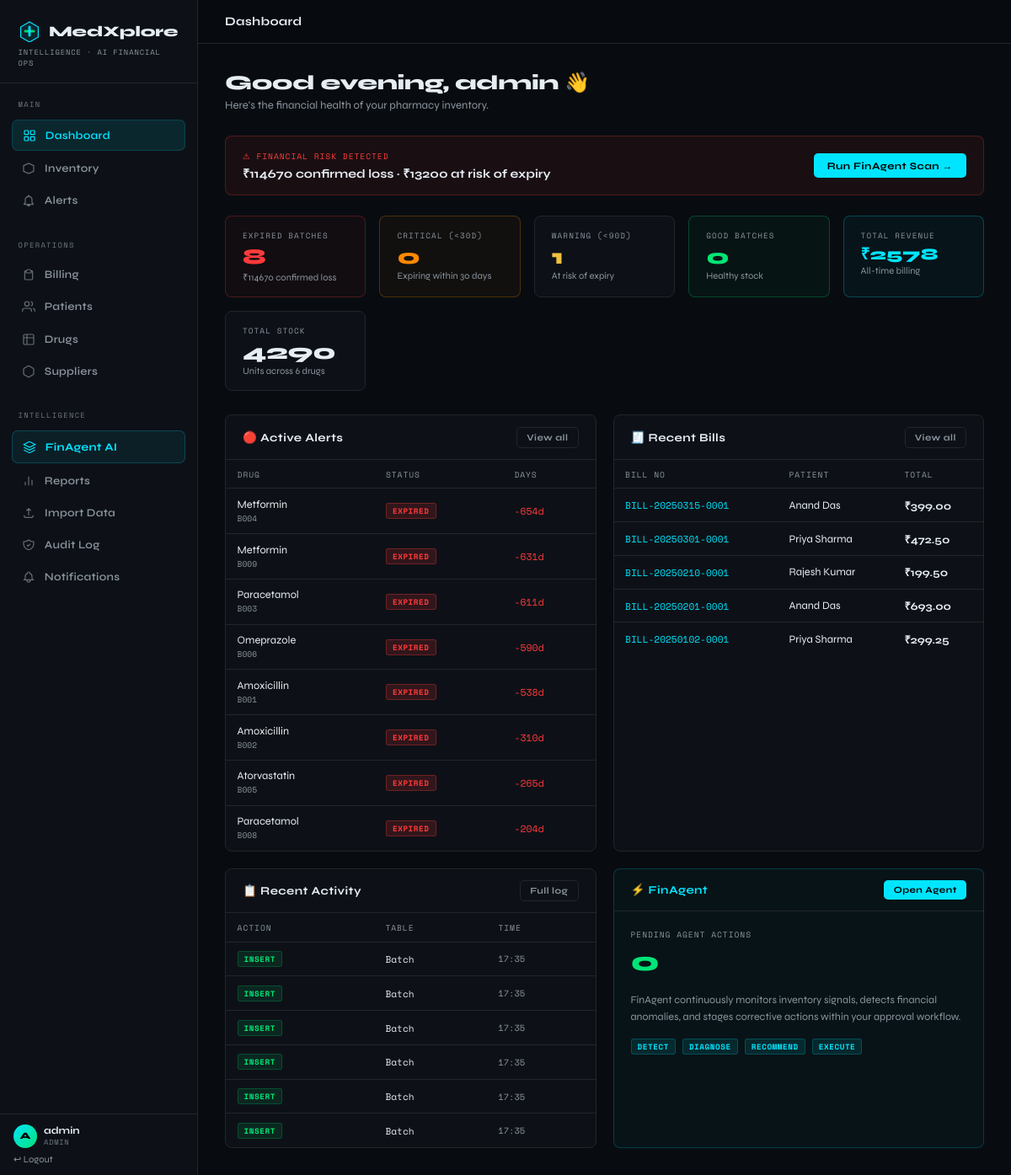
The page /dashboard (signed in) on the database its author committed.
### tables this page shows
CREATE TABLE Batch (
    batch_id TEXT PRIMARY KEY, drug_id INTEGER NOT NULL,
    supplier_id INTEGER, mfg_date TEXT NOT NULL DEFAULT (date('now','-1 year')),
    exp_date TEXT NOT NULL, quantity INTEGER NOT NULL CHECK(quantity >= 0),
    location TEXT DEFAULT 'Main Store',
    FOREIGN KEY (drug_id) REFERENCES Drug(drug_id) ON DELETE CASCADE,
    FOREIGN KEY (supplier_id) REFERENCES Supplier(supplier_id) ON DELETE SET NULL
);

CREATE TABLE Drug (
    drug_id INTEGER PRIMARY KEY AUTOINCREMENT,
    name TEXT NOT NULL, category TEXT NOT NULL DEFAULT 'General',
    manufacturer TEXT NOT NULL DEFAULT 'Unknown', price REAL NOT NULL DEFAULT 0.0,
    med_id INTEGER, FOREIGN KEY (med_id) REFERENCES MedicineCatalog(med_id)
);

CREATE TABLE Bill (
    bill_id INTEGER PRIMARY KEY AUTOINCREMENT,
    bill_number TEXT NOT NULL UNIQUE, patient_id TEXT,
    billed_by TEXT NOT NULL, bill_date TEXT DEFAULT (datetime('now')),
    subtotal REAL NOT NULL DEFAULT 0, discount REAL NOT NULL DEFAULT 0,
    gst_pct REAL NOT NULL DEFAULT 0, gst_amount REAL NOT NULL DEFAULT 0,
    total REAL NOT NULL DEFAULT 0, payment_method TEXT DEFAULT 'Cash', notes TEXT,
    FOREIGN KEY (patient_id) REFERENCES Patient(patient_id) ON DELETE SET NULL
);

CREATE TABLE AuditLog (
    log_id INTEGER PRIMARY KEY AUTOINCREMENT,
    action TEXT NOT NULL, table_name TEXT NOT NULL,
    record_id TEXT NOT NULL, details TEXT,
    done_by TEXT DEFAULT 'system',
    timestamp TEXT DEFAULT (datetime('now'))
);

### app.py (the view)
@app.route("/dashboard")
@login_required
def dashboard():
    stats       = get_stats()
    alerts      = query("SELECT * FROM vw_Inventory WHERE status IN ('expired','critical','warning') ORDER BY days_left ASC LIMIT 8")
    recent_audit= query("SELECT * FROM AuditLog ORDER BY timestamp DESC LIMIT 6")
    recent_bills= query("SELECT * FROM vw_BillSummary ORDER BY bill_date DESC LIMIT 5")
    return render_template("dashboard.html", stats=stats, alerts=alerts,
                           recent_audit=recent_audit, recent_bills=recent_bills,
                           role=session["user"]["role"])

### app.py (called while the page is built)
def get_db():
    if "db" not in g:
        g.db = sqlite3.connect(DB_PATH)
        g.db.row_factory = sqlite3.Row
        g.db.execute("PRAGMA foreign_keys = ON")
    return g.db

def query(sql, args=(), one=False):
    cur = get_db().execute(sql, args)
    rv  = cur.fetchall()
    return (rv[0] if rv else None) if one else rv

def login_required(f):
    from functools import wraps
    @wraps(f)
    def d(*a, **kw):
        if "user" not in session: return redirect(url_for("login"))
        return f(*a, **kw)
    return d

@app.context_processor
def inject_globals():
    stats = None
    try:
        if "user" in session:
            stats = get_stats()
    except Exception:
        pass
    return {"now": datetime.now(), "stats": stats}

### templates/dashboard.html (shortened to what this page needs)
{% extends "base.html" %}
{% block topbar_title %}Dashboard{% endblock %}
{% block content %}
<div class="page-header">
  <h1>Good {{ 'morning' if now.hour < 12 else 'afternoon' if now.hour < 17 else 'evening' }}, {{ session.user.username }} 👋</h1>
  <p>Here's the financial health of your pharmacy inventory.</p>
</div>
{% set inr = stats.expired_loss + stats.expiring_risk %}
{% if inr > 0 %}
<div style="background:rgba(255,59,59,.07);border:1px solid rgba(255,59,59,.25);border-radius:8px;padding:1rem 1.25rem;margin-bottom:1.5rem;display:flex;align-items:center;justify-content:space-between;flex-wrap:wrap;gap:.75rem">
  <div>
    <div style="font-family:var(--font-mono);font-size:.6rem;letter-spacing:.1em;color:var(--red);text-transform:uppercase;margin-bottom:.25rem">⚠ Financial Risk Detected</div>
    <div style="font-size:.9rem;font-weight:700">₹{{ "%.0f"|format(stats.expired_loss) }} confirmed loss · ₹{{ "%.0f"|format(stats.expiring_risk) }} at risk of expiry</div>
  </div>
  <a href="{{ url_for('agent') }}" class="btn btn-primary">Run FinAgent Scan →</a>
</div>
{% endif %}
<div class="stat-grid">
  <div class="stat stat-danger">
    <div class="stat-label">Expired Batches</div>
    <div class="stat-val" style="color:var(--red)">{{ stats.expired }}</div>
    <div class="stat-sub">₹{{ "%.0f"|format(stats.expired_loss) }} confirmed loss</div>
  </div>
  <div class="stat stat-warn">
    <div class="stat-label">Critical (&lt;30d)</div>
    <div class="stat-val" style="color:var(--orange)">{{ stats.critical }}</div>
    <div class="stat-sub">Expiring within 30 days</div>
  </div>
  <div class="stat">
    <div class="stat-label">Warning (&lt;90d)</div>
    <div class="stat-val" style="color:var(--yellow)">{{ stats.warning }}</div>
    <div class="stat-sub">At risk of expiry</div>
  </div>
  <div class="stat stat-green">
    <div class="stat-label">Good Batches</div>
    <div class="stat-val" style="color:var(--green)">{{ stats.good }}</div>
    <div class="stat-sub">Healthy stock</div>
  </div>
  <div class="stat stat-accent">
    <div class="stat-label">Total Revenue</div>
    <div class="stat-val" style="color:var(--accent);font-size:1.2rem">₹{{ "%.0f"|format(stats.revenue) }}</div>
    <div class="stat-sub">All-time billing</div>
  </div>
  <div class="stat">
    <div class="stat-label">Total Stock</div>
    <div class="stat-val">{{ stats.total_qty }}</div>
    <div class="stat-sub">Units across {{ stats.drugs }} drugs</div>
  </div>
</div>
<div style="display:grid;grid-template-columns:1fr 1fr;gap:1.25rem;margin-bottom:1.25rem">
  <div class="card">
    <div class="card-header">
      <h3>🔴 Active Alerts</h3>
      <a href="{{ url_for('alerts') }}" class="btn btn-ghost btn-sm">View all</a>
    </div>
    <div class="card-body" style="padding:0">
      {% if alerts %}
      <table>
        <thead><tr><th>Drug</th><th>Status</th><th>Days</th></tr></thead>
        <tbody>
        {% for r in alerts %}
        <tr>
          <td>{{ r.drug_name }}<br><small style="color:var(--muted);font-family:var(--font-mono);font-size:.6rem">{{ r.batch_id }}</small></td>
          <td><span class="badge badge-{{ r.status }}">{{ r.status }}</span></td>
          <td style="font-family:var(--font-mono);font-size:.72rem;color:{% if r.days_left < 0 %}var(--red){% elif r.days_left < 30 %}var(--orange){% else %}var(--yellow){% endif %}">
            {{ r.days_left }}d
          </td>
        </tr>
        {% endfor %}
        </tbody>
      </table>
      {% else %}<div class="empty-msg">No active alerts</div>{% endif %}
    </div>
  </div>
  <div class="card">
    <div class="card-header">
      <h3>🧾 Recent Bills</h3>
      <a href="{{ url_for('bills') }}" class="btn btn-ghost btn-sm">View all</a>
    </div>
    <div class="card-body" style="padding:0">
      {% if recent_bills %}
      <table>
        <thead><tr><th>Bill No</th><th>Patient</th><th>Total</th></tr></thead>
        <tbody>
        {% for b in recent_bills %}
        <tr>
          <td><a href="{{ url_for('bill_detail', bill_id=b.bill_id) }}" style="color:var(--accent);text-decoration:none;font-family:var(--font-mono);font-size:.7rem">{{ b.bill_number }}</a></td>
          <td>{{ b.patient_name }}</td>
          <td style="font-weight:700">₹{{ "%.2f"|format(b.total) }}</td>
        </tr>
        {% endfor %}
        </tbody>
      </table>
      {% else %}<div class="empty-msg">No bills yet</div>{% endif %}
    </div>
  </div>
</div>
<div style="display:grid;grid-template-columns:1fr 1fr;gap:1.25rem">
  <div class="card">
    <div class="card-header">
      <h3>📋 Recent Activity</h3>
      <a href="{{ url_for('audit') }}" class="btn btn-ghost btn-sm">Full log</a>
    </div>
    <div class="card-body" style="padding:0">
      <table>
        <thead><tr><th>Action</th><th>Table</th><th>Time</th></tr></thead>
        <tbody>
        {% for log in recent_audit %}
        <tr>
          <td><span class="badge {% if log.action=='INSERT' %}badge-good{% elif log.action=='DELETE' %}badge-expired{% elif 'AGENT' in log.action %}badge-info{% else %}badge-warning{% endif %}">{{ log.action }}</span></td>
          <td style="font-family:var(--font-mono);font-size:.7rem">{{ log.table_name }}</td>
          <td style="font-family:var(--font-mono);font-size:.65rem;color:var(--muted)">{{ log.timestamp[11:16] }}</td>
        </tr>
        {% endfor %}
        </tbody>
      </table>
    </div>
  </div>
  <div class="card" style="border-color:rgba(0,229,255,.2);background:rgba(0,229,255,.03)">
    <div class="card-header">
      <h3 style="color:var(--accent)">⚡ FinAgent</h3>
      <a href="{{ url_for('agent') }}" class="btn btn-primary btn-sm">Open Agent</a>
    </div>
    <div class="card-body">
      <div style="margin-bottom:1rem">
        <div style="font-family:var(--font-mono);font-size:.6rem;color:var(--muted);text-transform:uppercase;letter-spacing:.1em;margin-bottom:.35rem">Pending Agent Actions</div>
        <div style="font-size:2rem;font-weight:800;color:{% if stats.pending_actions > 0 %}var(--orange){% else %}var(--green){% endif %}">{{ stats.pending_actions }}</div>
      </div>
      <p style="font-size:.78rem;color:var(--muted);line-height:1.6">FinAgent continuously monitors inventory signals, detects financial anomalies, and stages corrective actions within your approval workflow.</p>
      <div style="margin-top:1rem;display:flex;gap:.5rem;flex-wrap:wrap">
        <span class="badge badge-info">Detect</span>
        <span class="badge badge-info">Diagnose</span>
        <span class="badge badge-info">Recommend</span>
        <span class="badge badge-info">Execute</span>
      </div>
    </div>
  </div>
</div>
{% endblock %}

### templates/base.html (shortened to what this page needs)
<!DOCTYPE html>
<html lang="en">
<head>
</head>
<body>
<aside class="sidebar">
  <div class="sidebar-brand">
    <div class="brand-logo">
      <span class="brand-name">MedXplore</span>
    </div>
    <div class="brand-tag">Intelligence · AI Financial Ops</div>
  </div>
  <nav class="sidebar-nav">
    <div class="nav-section">
      <div class="nav-section-label">Main</div>
      <a href="{{ url_for('dashboard') }}" class="nav-item {% if request.endpoint=='dashboard' %}active{% endif %}">
        <svg fill="none" viewBox="0 0 24 24" stroke="currentColor" stroke-width="1.8"><rect x="3" y="3" width="7" height="7" rx="1"/><rect x="14" y="3" width="7" height="7" rx="1"/><rect x="3" y="14" width="7" height="7" rx="1"/><rect x="14" y="14" width="7" height="7" rx="1"/></svg>
        Dashboard
      </a>
      <a href="{{ url_for('inventory') }}" class="nav-item {% if request.endpoint=='inventory' %}active{% endif %}">
        <svg fill="none" viewBox="0 0 24 24" stroke="currentColor" stroke-width="1.8"><path d="M3 7l9-4 9 4v10l-9 4-9-4V7z"/></svg>
        Inventory
      </a>
      <a href="{{ url_for('alerts') }}" class="nav-item {% if request.endpoint=='alerts' %}active{% endif %}">
        <svg fill="none" viewBox="0 0 24 24" stroke="currentColor" stroke-width="1.8"><path d="M12 22a2 2 0 0 0 2-2H10a2 2 0 0 0 2 2zm6-6V11a6 6 0 0 0-5-5.92V4a1 1 0 0 0-2 0v1.08A6 6 0 0 0 6 11v5l-2 2v1h16v-1l-2-2z"/></svg>
        Alerts
      </a>
    </div>
    <div class="nav-section">
      <div class="nav-section-label">Operations</div>
      <a href="{{ url_for('billing') }}" class="nav-item {% if request.endpoint in ['billing','bills','bill_detail'] %}active{% endif %}">
        <svg fill="none" viewBox="0 0 24 24" stroke="currentColor" stroke-width="1.8"><path d="M9 5H7a2 2 0 00-2 2v12a2 2 0 002 2h10a2 2 0 002-2V7a2 2 0 00-2-2h-2M9 5a2 2 0 000 4h6a2 2 0 000-4M9 5a2 2 0 012-2h2a2 2 0 012 2"/></svg>
        Billing
      </a>
      <a href="{{ url_for('patients') }}" class="nav-item {% if 'patient' in request.endpoint %}active{% endif %}">
        <svg fill="none" viewBox="0 0 24 24" stroke="currentColor" stroke-width="1.8"><path d="M17 21v-2a4 4 0 00-4-4H5a4 4 0 00-4 4v2"/><circle cx="9" cy="7" r="4"/><path d="M23 21v-2a4 4 0 00-3-3.87M16 3.13a4 4 0 010 7.75"/></svg>
        Patients
      </a>
      <a href="{{ url_for('drugs') }}" class="nav-item {% if request.endpoint=='drugs' %}active{% endif %}">
        <svg fill="none" viewBox="0 0 24 24" stroke="currentColor" stroke-width="1.8"><path d="M9 3H5a2 2 0 00-2 2v4m6-6h10a2 2 0 012 2v4M9 3v18m0 0h10a2 2 0 002-2V9M9 21H5a2 2 0 01-2-2V9m0 0h18"/></svg>
        Drugs
      </a>
      <a href="{{ url_for('suppliers') }}" class="nav-item {% if request.endpoint=='suppliers' %}active{% endif %}">
        <svg fill="none" viewBox="0 0 24 24" stroke="currentColor" stroke-width="1.8"><path d="M21 16V8a2 2 0 00-1-1.73l-7-4a2 2 0 00-2 0l-7 4A2 2 0 003 8v8a2 2 0 001 1.73l7 4a2 2 0 002 0l7-4A2 2 0 0021 16z"/></svg>
        Suppliers
      </a>
    </div>
    <div class="nav-section">
      <div class="nav-section-label">Intelligence</div>
      <a href="{{ url_for('agent') }}" class="nav-agent-item {% if request.endpoint=='agent' %}active{% endif %}">
        <svg fill="none" viewBox="0 0 24 24" stroke="currentColor" stroke-width="1.8"><path d="M12 2L2 7l10 5 10-5-10-5z"/><path d="M2 17l10 5 10-5"/><path d="M2 12l10 5 10-5"/></svg>
        FinAgent AI
      </a>
      <a href="{{ url_for('reports') }}" class="nav-item {% if request.endpoint=='reports' %}active{% endif %}">
        <svg fill="none" viewBox="0 0 24 24" stroke="currentColor" stroke-width="1.8"><path d="M18 20V10M12 20V4M6 20v-6"/></svg>
        Reports
      </a>
      {% if session.user.role == 'admin' %}
      <a href="{{ url_for('bulk_import') }}" class="nav-item {% if request.endpoint=='bulk_import' %}active{% endif %}">
        <svg fill="none" viewBox="0 0 24 24" stroke="currentColor" stroke-width="1.8"><path d="M4 16v1a3 3 0 003 3h10a3 3 0 003-3v-1m-4-8l-4-4m0 0L8 8m4-4v12"/></svg>
        Import Data
      </a>
      <a href="{{ url_for('audit') }}" class="nav-item {% if request.endpoint=='audit' %}active{% endif %}">
        <svg fill="none" viewBox="0 0 24 24" stroke="currentColor" stroke-width="1.8"><path d="M9 12l2 2 4-4m5.618-4.016A11.955 11.955 0 0112 2.944a11.955 11.955 0 01-8.618 3.04A12.02 12.02 0 003 9c0 5.591 3.824 10.29 9 11.622 5.176-1.332 9-6.03 9-11.622 0-1.042-.133-2.052-.382-3.016z"/></svg>
        Audit Log
      </a>
      <a href="/notifications" class="nav-item {% if request.endpoint=='notifications' %}active{% endif %}">
        <svg fill="none" viewBox="0 0 24 24" stroke="currentColor" stroke-width="1.8"><path d="M15 17h5l-1.405-1.405A2.032 2.032 0 0118 14.158V11a6.002 6.002 0 00-4-5.659V5a2 2 0 10-4 0v.341C7.67 6.165 6 8.388 6 11v3.159c0 .538-.214 1.055-.595 1.436L4 17h5m6 0v1a3 3 0 11-6 0v-1m6 0H9"/></svg>
        Notifications
      </a>
      {% endif %}
    </div>
  </nav>
  <div class="sidebar-footer">
    <div class="sidebar-user">
      <div class="user-avatar">{{ session.user.username[0].upper() }}</div>
      <div>
        <div class="user-name">{{ session.user.username }}</div>
        <div class="user-role">{{ session.user.role }}</div>
      </div>
    </div>
    <a href="{{ url_for('logout') }}">↩ Logout</a>
  </div>
</aside>
<div class="main">
  <div class="topbar">
    <div class="topbar-title">{% block topbar_title %}MedXplore Intelligence{% endblock %}</div>
  </div>
  <div class="content">
    {% block content %}{% endblock %}
  </div>
</div>
</body>
</html>

### rows shown on the page
Batch: drug_name "Metformin", batch_id "B004", status "EXPIRED", days_left "-654"
Batch: drug_name "Metformin", batch_id "B009", status "EXPIRED", days_left "-631"
Batch: drug_name "Paracetamol", batch_id "B003", status "EXPIRED", days_left "-611"
Batch: drug_name "Omeprazole", batch_id "B006", status "EXPIRED", days_left "-590"
Batch: drug_name "Amoxicillin", batch_id "B001", status "EXPIRED", days_left "-538"
Batch: drug_name "Amoxicillin", batch_id "B002", status "EXPIRED", days_left "-310"
Batch: drug_name "Atorvastatin", batch_id "B005", status "EXPIRED", days_left "-265"
Batch: drug_name "Paracetamol", batch_id "B008", status "EXPIRED", days_left "-204"
Bill: bill_number "BILL-20250315-0001", patient_name "Anand Das", total "399.00"
Bill: bill_number "BILL-20250301-0001", patient_name "Priya Sharma", total "472.50"
Bill: bill_number "BILL-20250210-0001", patient_name "Rajesh Kumar", total "199.50"
Bill: bill_number "BILL-20250201-0001", patient_name "Anand Das", total "693.00"
Bill: bill_number "BILL-20250102-0001", patient_name "Priya Sharma", total "299.25"
AuditLog: action "INSERT", table_name "Batch", timestamp "17:35"
AuditLog: action "INSERT", table_name "Batch", timestamp "17:35"
AuditLog: action "INSERT", table_name "Batch", timestamp "17:35"
AuditLog: action "INSERT", table_name "Batch", timestamp "17:35"
AuditLog: action "INSERT", table_name "Batch", timestamp "17:35"
AuditLog: action "INSERT", table_name "Batch", timestamp "17:35"

### other values the page prints
{{ session.user.username[0].upper() }} "A"
{{ session.user.username }} "admin"
{{ session.user.role }} "ADMIN"
{{ "%.0f"|format(stats.expired_loss) }} "114670"
{{ "%.0f"|format(stats.expiring_risk) }} "13200"
{{ stats.expired }} "8"
{{ stats.critical }} "0"
{{ stats.warning }} "1"
{{ stats.good }} "0"
{{ "%.0f"|format(stats.revenue) }} "2578"
{{ stats.total_qty }} "4290"
{{ stats.drugs }} "6"
{{ stats.pending_actions }} "0"
